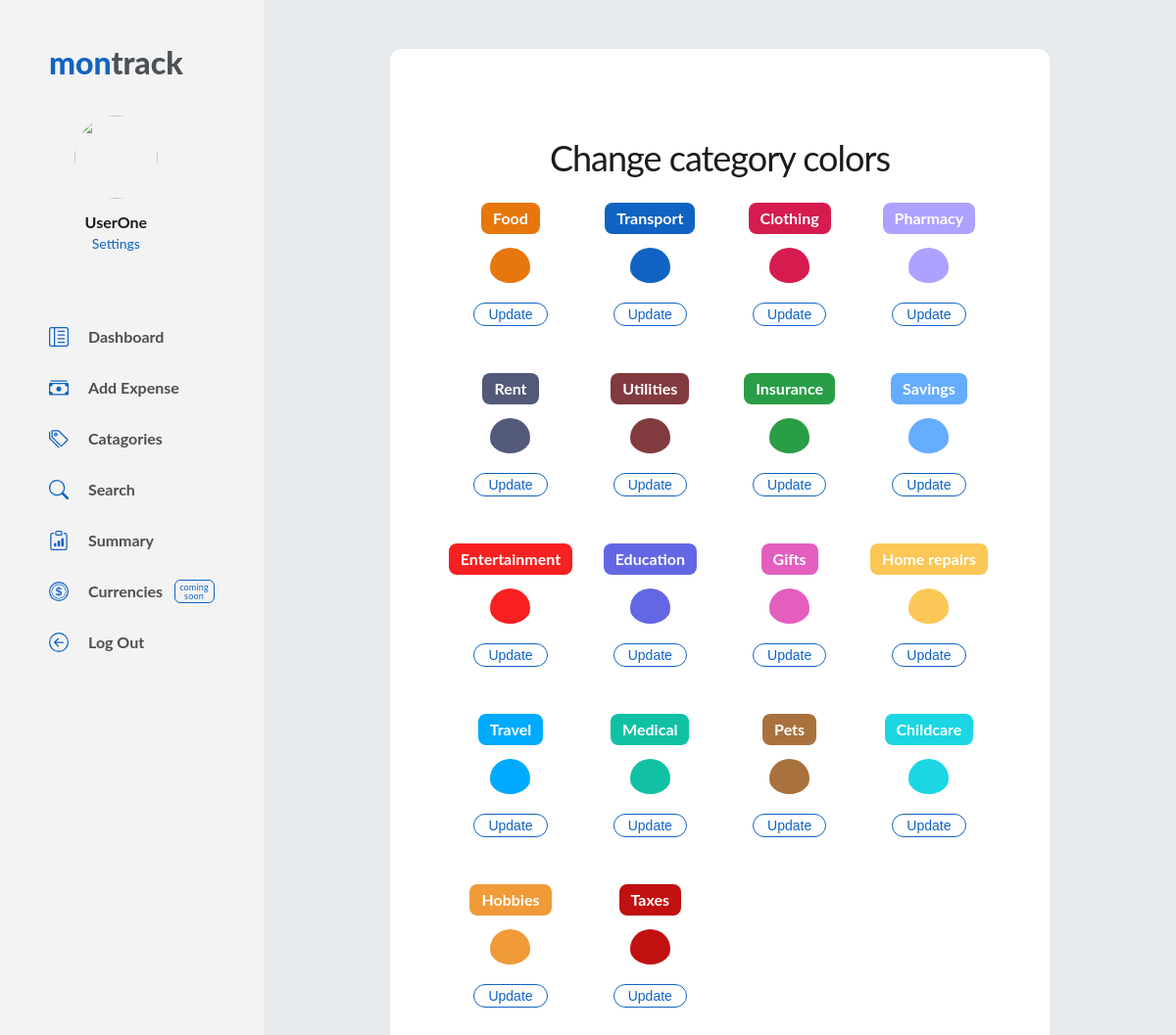
The page /categories (signed in) on the database its author committed.
### tables this page shows
CREATE TABLE users (
    user_id INTEGER PRIMARY KEY AUTOINCREMENT NOT NULL,
    fname TEXT NOT NULL,
    lname TEXT NOT NULL,
    username TEXT NOT NULL,
    email TEXT NOT NULL,
    hash TEXT NOT NULL
, image TEXT NOT NULL DEFAULT 'https://uploads-ssl.webflow.com/63987bd2db675b2f0fd5a56e/63987bd2db675bb88dd5a5a1_Icon%202.svg');

CREATE TABLE categories (
    category_id INTEGER PRIMARY KEY AUTOINCREMENT NOT NULL,
    category TEXT UNIQE NOT NULL,
    color TEXT NOT NULL DEFAULT "#1063c2"
);

### application.py (the view, shortened to what this page needs)
@application.route("/categories", methods=["GET", "POST"])
@login_required
def categories():
    user_id = session["user_id"]
    connect = sqlite3.connect("expenses.db")
    cursor = connect.cursor()
    cursor.execute("SELECT username FROM users WHERE user_id = ?", (user_id,))
    username = cursor.fetchone()[0]
    cursor.execute("SELECT image FROM users WHERE user_id = ?", (user_id,))
    userimage = cursor.fetchone()[0]
    cursor.execute("SELECT * FROM categories")
    categories = cursor.fetchall()
    if request.method == "GET":
        return render_template("categories.html", username=username, userimage=userimage, categories=categories)

### helpers.py (called while the page is built)
def login_required(f):
    @wraps(f)
    def decorated_function(*args, **kwargs):
        if session.get("user_id") is None:
            return redirect("/login")
        return f(*args, **kwargs)
    return decorated_function

### templates/categories.html (shortened to what this page needs)
{% extends "layout.html" %}
{% block body %}
<div class="body-center">
  <div class="add-expense">
    <div class="add-expense_panel">
      <div class="form-wrapper radius">
        <h1 class="title-expense">Change category colors</h1>
        <div class="categories_color-change-wrapper">
          {% for row in categories %}
          <form id="expenses-from" name="expenses-from" data-name="expenses-from" method="post" class="categories-form" aria-label="expenses-from">
              <div class="category_color-change">
                <label style="background-color:{{ row[2] }}" class="color-picker_category" for="color-picker">{{ row[1] }}</label>
                <input type="color" id="color-picker" name="{{ row[1] }}" value="{{ row[2] }}">
                <input type="submit" name="{{ row[1] }}" value="Update" class="color-picker_button">
              </div>
          </form>
          {% endfor %}
        </div>
      </div>
    </div>
  </div>
</div>
{% endblock %}

### templates/layout.html (shortened to what this page needs)
<head>
  <link href="/static/styles.css" rel="stylesheet">
</head>
<body>
  <main class="main-page">
    <div class="side-menu">
      <div class="side-menu_top">
        <a href="/" class="logo-link">mon<span class="logo-link_span">track</span></a>
        <div class="side-menu_user">
          <div class="sm_user-wrapper"><img src="{{ userimage }}" loading="lazy" alt="" class="user_profile-image">
            <div class="user_name">{{ username }}</div>
            <a href="/settings" class="sm_user-link" id="settings">Settings</a>
          </div>
        </div>
      </div>
      <div class="side-menu_links">
        <div class="sm_links-wrapper">
          <a href="/" aria-current="page" class="side-menu_link w-inline-block w--current">
            <div class="menu-svg w-embed"></div>
            <div>Dashboard</div>
          </a>
          <a href="/expenses" class="side-menu_link w-inline-block">
            <div class="menu-svg w-embed"></div>
            <div>Add Expense</div>
          </a>
          <a href="/categories" aria-current="page" class="side-menu_link w-inline-block w--current">
            <div class="menu-svg w-embed"></div>
            <div>Catagories</div>
          </a>
          <a href="/search" aria-current="page" class="side-menu_link w-inline-block w--current">
            <div class="menu-svg w-embed"></div>
            <div>Search</div>
          </a>
          <a href="/summary" aria-current="page" class="side-menu_link w-inline-block w--current">
            <div class="menu-svg w-embed"></div>
            <div>Summary</div>
          </a>
          <div class="sm_link-wrapper">
            <a aria-current="page" class="side-menu_link inactive-link w-inline-block w--current">
              <div class="menu-svg w-embed"></div>
              <div>Currencies</div>
            </a>
            <div class="label-coming">coming<br>soon</div>
          </div>
          <a href="/logout" aria-current="page" class="side-menu_link w-inline-block w--current">
            <div class="menu-svg w-embed"></div>
            <div>Log Out</div>
          </a>
        </div>
      </div>
    </div>
    <div class="page-body">
      {% block body %}{% endblock %}
    </main>
</body>

### rows shown on the page
users: username "UserOne"
categories: category "Food", color "#e7770d"
categories: category "Transport", color "#1063c2"
categories: category "Clothing", color "#d61c4e"
categories: category "Pharmacy", color "#ada2ff"
categories: category "Rent", color "#535a79"
categories: category "Utilities", color "#813b3f"
categories: category "Insurance", color "#299e46"
categories: category "Savings", color "#66adff"
categories: category "Entertainment", color "#f82020"
categories: category "Education", color "#6367e3"
categories: category "Gifts", color "#e45ec0"
categories: category "Home repairs", color "#fbc756"
categories: category "Travel", color "#00aaff"
categories: category "Medical", color "#10c1a4"
categories: category "Pets", color "#a9713d"
categories: category "Childcare", color "#1cd6e3"
categories: category "Hobbies", color "#f09a38"
categories: category "Taxes", color "#c11010"
